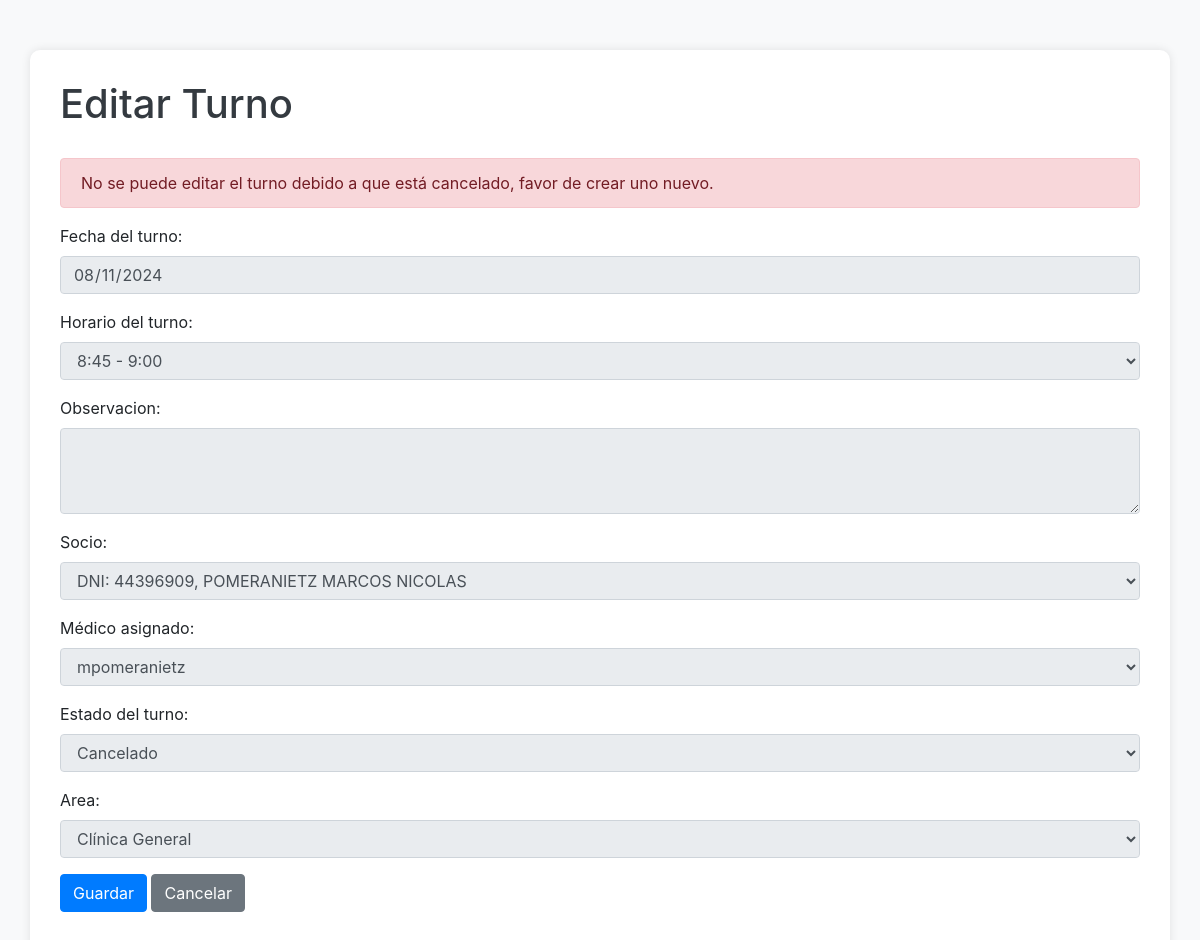
Page /turno/editar-turno/1/ (signed in) on the earlier database version.
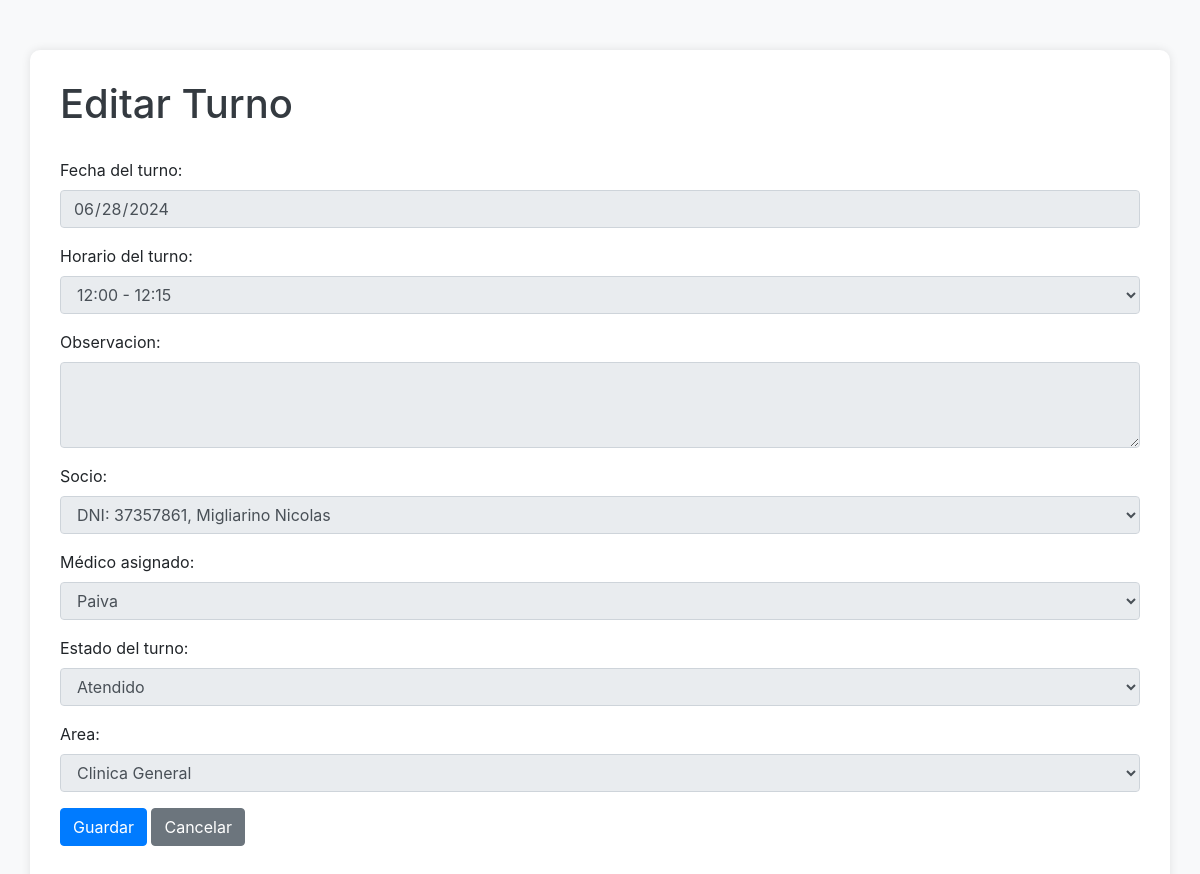
Same page on the later database version.
### apps/turno/models.py (models this page shows, shortened)
class Turno(models.Model):
    HORARIOS = (
        ('0', '8:00 - 8:15'),
        ('1', '8:15 - 8:30'),
        ('2', '8:30 - 8:45'),
        ('3', '8:45 - 9:00'),
        ('4', '9:00 - 9:15'),
        ('5', '9:15 - 9:30'),
        ('6', '9:30 - 9:45'),
        ('7', '9:45 - 10:00'),
        ('8', '10:00 - 10:15'),
        ('9', '10:15 - 10:30'),
        ('10', '10:30 - 10:45'),
        ('11', '10:45 - 11:00'),
        ('12', '11:00 - 11:15'),
        ('13', '11:15 - 11:30'),
        ('14', '11:30 - 11:45'),
        ('15', '11:45 - 12:00'),
        ('16', '12:00 - 12:15'),
        ('17', '12:15 - 12:30'),
        ('18', '12:30 - 12:45'),
        ('19', '12:45 - 13:00'),
        ('20', '13:00 - 13:15'),
        ('21', '13:15 - 13:30'),
        ('22', '13:30 - 13:45'),
        ('23', '13:45 - 14:00'),
        ('24', '14:00 - 14:15'),
        ('25', '14:15 - 14:30'),
        ('26', '14:30 - 14:45'),
        ('27', '14:45 - 15:00'),
        ('28', '15:00 - 15:15'),
        ('29', '15:15 - 15:30'),
        ('30', '15:30 - 15:45'),
        ('31', '15:45 - 16:00'),
        ('32', '16:00 - 16:15'),
        ('33', '16:15 - 16:30'),
        ('34', '16:30 - 16:45'),
        ('35', '16:45 - 17:00'),
        ('36', '17:00 - 17:15'),
        ('37', '17:15 - 17:30'),
        ('38', '17:30 - 17:45'),
        ('39', '17:45 - 18:00'),
        ('40', '18:00 - 18:15'),
        ('41', '18:15 - 18:30'),
        ('42', '18:30 - 18:45'),
        ('43', '18:45 - 19:00')
    )
    ESTADOS = (
        ('0', 'Pendiente de Confirmación'),
        ('1', 'Atendido'),
        ('2', 'Ausente con aviso'),
        ('3', 'Ausente sin aviso'),
        ('4', 'Confirmado'),
        ('5', 'Cancelado')
    )
    area = models.ForeignKey(Area, on_delete=models.CASCADE) # Area la cual corresponde el turno
    fecha = models.DateField(verbose_name='Fecha del turno')
    horario = models.CharField(max_length=2, choices=HORARIOS, default='0', verbose_name='Horario del turno')
    observacion = models.CharField(max_length=300, blank=True)
    activo = models.BooleanField(default=True, verbose_name='¿Turno Activo?')
    estado = models.CharField(max_length=2, choices=ESTADOS, default='0', verbose_name='Estado del turno')
    socio = models.ForeignKey(Paciente, on_delete=models.CASCADE)
    usuario = models.ForeignKey(User, related_name='turnos_asignados', on_delete=models.SET_NULL, blank=False, null=True, verbose_name='Médico asignado')
    responsable_de_carga = models.ForeignKey(User, related_name='turnos_responsable', on_delete=models.SET_NULL, null=True, editable=False)
    class Meta:
        verbose_name_plural = 'Turnos'

### apps/turno/views.py (the view, shortened to what this page needs)
# urls.py: path('editar-turno/<int:pk>/', EditarTurnoView.as_view(), name='editar_turno'),
class EditarTurnoView(LoginRequiredMixin, View):
    template_name = 'turno/editar_turno.html'
    form_class = TurnoForm
    @method_decorator(role_required(['Administrativo', 'Super Administrativo']))
    def get(self, request, pk):
        turno = get_object_or_404(Turno, pk=pk)
        grupo_medico = Group.objects.get(name='Medico')
        medicos = grupo_medico.user_set.all()
        form = self.form_class(instance=turno, medicos=medicos)
        return render(request, self.template_name, {'form': form, 'turno': turno, 'estado_turno': turno.estado})

### apps/base/models.py (called while the page is built)
    def __str__(self):
        return f"{self.nombre}"

### apps/socio/models.py (called while the page is built)
    def __str__(self):
        return f"DNI: {self.dni}, {self.apellidos} {self.nombres}"

### apps/turno/views.py (called while the page is built)
def role_required(roles):
    def decorator(view_func):
        @wraps(view_func)
        def _wrapped_view(request, *args, **kwargs):
            if not request.user.is_authenticated:
                messages.error(request, "No tiene acceso a este módulo")
                return redirect('/admin/')
            if not hasattr(request.user, 'groups'):
                messages.error(request, "No tiene acceso a este módulo")
                return redirect('/admin/')
            user_groups = request.user.groups.values_list('name', flat=True)
            if not any(role in user_groups for role in roles):
                messages.error(request, "No tiene acceso a este módulo")
                return redirect('/admin/')
            return view_func(request, *args, **kwargs)
        return _wrapped_view
    return decorator

### templates/turno/editar_turno.html (shortened to what this page needs)
<!DOCTYPE html>
<html lang="en">
<head>
    <link rel="stylesheet" href="https://stackpath.bootstrapcdn.com/bootstrap/4.5.2/css/bootstrap.min.css">
    <link rel="stylesheet" href="https://cdn.jsdelivr.net/npm/select2@4.1.0-rc.0/dist/css/select2.min.css">
</head>
<body>
<div class="container">
    <h1>Editar Turno</h1>
    {% if estado_turno == '5' %}
    <div class="alert alert-danger" role="alert">
        No se puede editar el turno debido a que está cancelado, favor de crear uno nuevo.
    </div>
    {% endif %}
    <form id="editar-turno-form" method="post">
        {{ form.as_p }}
        <div class="form-group">
            <button type="submit" id="guardar-btn" class="btn btn-primary" disabled>Guardar</button>
            <a href="{% url 'turnos_list' %}" class="btn btn-secondary">Cancelar</a>
        </div>
    </form>
</div>
</body>
</html>

### templates/turno/editar_turno.html (style rules this page uses)
body { padding-top: 50px; background-color: #f8f9fa; }
.container { background-color: #fff; border-radius: 10px; box-shadow: 0px 0px 10px rgba(0, 0, 0, 0.1); padding: 30px; }
h1 { color: #343a40; margin-bottom: 30px; }
.btn-primary { background-color: #007bff; border-color: #007bff; }
.btn-secondary { background-color: #6c757d; border-color: #6c757d; }

Differences in the rows shown:
changed Turno: fecha "08/11/2024" → "06/28/2024"; horario "8:45 - 9:00" → "12:00 - 12:15"; socio "DNI: 44396909, POMERANIETZ MARCOS NICOLAS" → "DNI: 37357861, Migliarino Nicolas"; usuario "mpomeranietz" → "Paiva"; estado "Cancelado" → "Atendido"; area "Clínica General" → "Clinica General"
Other differences:
text no longer shown: "No se puede editar el turno debido a que está cancelado, favor de crear uno nuevo."
